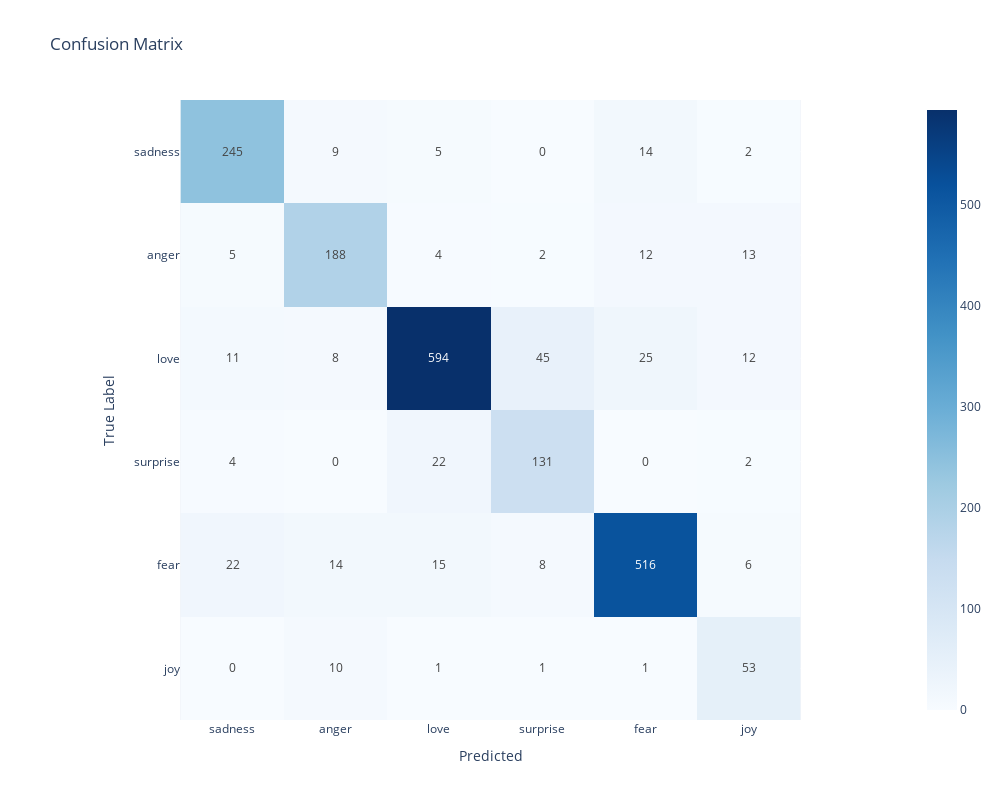

Notebook code for this chart:
### Code cell
model = Model(X_train, y_train, X_test, y_test, DecisionTreeClassifier(random_state = 42), TfidfVectorizer(), balancer=SMOTE(random_state=42))
model.fit()
y_pred = model.predict()
model.report(y_pred, class_labels)

### Figure 1 — Plotly figure (JSON) as saved in the notebook; plotly's stock layout.template omitted (floating-point values rounded to 4 significant figures)
{"data": [{"coloraxis": "coloraxis", "hovertemplate": "Predicted: %{x}<br>True Label: %{y}<br>color: %{z}<extra></extra>", "name": "0", "texttemplate": "%{z}", "type": "heatmap", "x": ["sadness", "anger", "love", "surprise", "fear", "joy"], "xaxis": "x", "y": ["sadness", "anger", "love", "surprise", "fear", "joy"], "yaxis": "y", "z": [[245, 9, 5, 0, 14, 2], [5, 188, 4, 2, 12, 13], [11, 8, 594, 45, 25, 12], [4, 0, 22, 131, 0, 2], [22, 14, 15, 8, 516, 6], [0, 10, 1, 1, 1, 53]]}], "layout": {"coloraxis": {"colorscale": [[0, "rgb(247,251,255)"], [0.125, "rgb(222,235,247)"], [0.25, "rgb(198,219,239)"], [0.375, "rgb(158,202,225)"], [0.5, "rgb(107,174,214)"], [0.625, "rgb(66,146,198)"], [0.75, "rgb(33,113,181)"], [0.875, "rgb(8,81,156)"], [1, "rgb(8,48,107)"]]}, "height": 800, "title": {"text": "Confusion Matrix"}, "width": 1000, "xaxis": {"anchor": "y", "constrain": "domain", "domain": [0, 1], "scaleanchor": "y", "title": {"text": "Predicted"}}, "yaxis": {"anchor": "x", "autorange": "reversed", "constrain": "domain", "domain": [0, 1], "title": {"text": "True Label"}}}}
